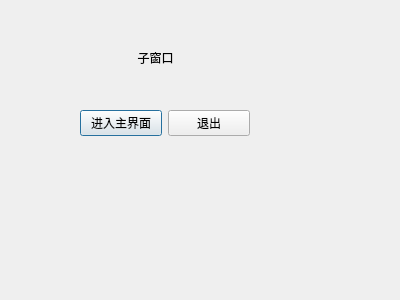
<?xml version="1.0" encoding="UTF-8"?>
<ui version="4.0">
 <class>ChildDialog</class>
 <widget class="QDialog" name="ChildDialog">
  <property name="geometry">
   <rect>
    <x>0</x>
    <y>0</y>
    <width>400</width>
    <height>300</height>
   </rect>
  </property>
  <property name="windowTitle">
   <string>Dialog</string>
  </property>
  <widget class="QLabel" name="label">
   <property name="geometry">
    <rect>
     <x>110</x>
     <y>50</y>
     <width>91</width>
     <height>16</height>
    </rect>
   </property>
   <property name="text">
    <string>子窗口</string>
   </property>
   <property name="alignment">
    <set>Qt::AlignmentFlag::AlignCenter</set>
   </property>
  </widget>
  <widget class="QWidget" name="layoutWidget">
   <property name="geometry">
    <rect>
     <x>80</x>
     <y>110</y>
     <width>170</width>
     <height>27</height>
    </rect>
   </property>
   <layout class="QHBoxLayout" name="horizontalLayout">
    <item>
     <widget class="QPushButton" name="send_to_m">
      <property name="text">
       <string>进入主界面</string>
      </property>
     </widget>
    </item>
    <item>
     <widget class="QPushButton" name="exit_c">
      <property name="text">
       <string>退出</string>
      </property>
     </widget>
    </item>
   </layout>
  </widget>
 </widget>
 <resources/>
 <connections>
  <connection>
   <sender>exit_c</sender>
   <signal>clicked()</signal>
   <receiver>ChildDialog</receiver>
   <slot>reject()</slot>
   <hints>
    <hint type="sourcelabel">
     <x>197</x>
     <y>120</y>
    </hint>
    <hint type="destinationlabel">
     <x>318</x>
     <y>88</y>
    </hint>
   </hints>
  </connection>
 </connections>
</ui>
